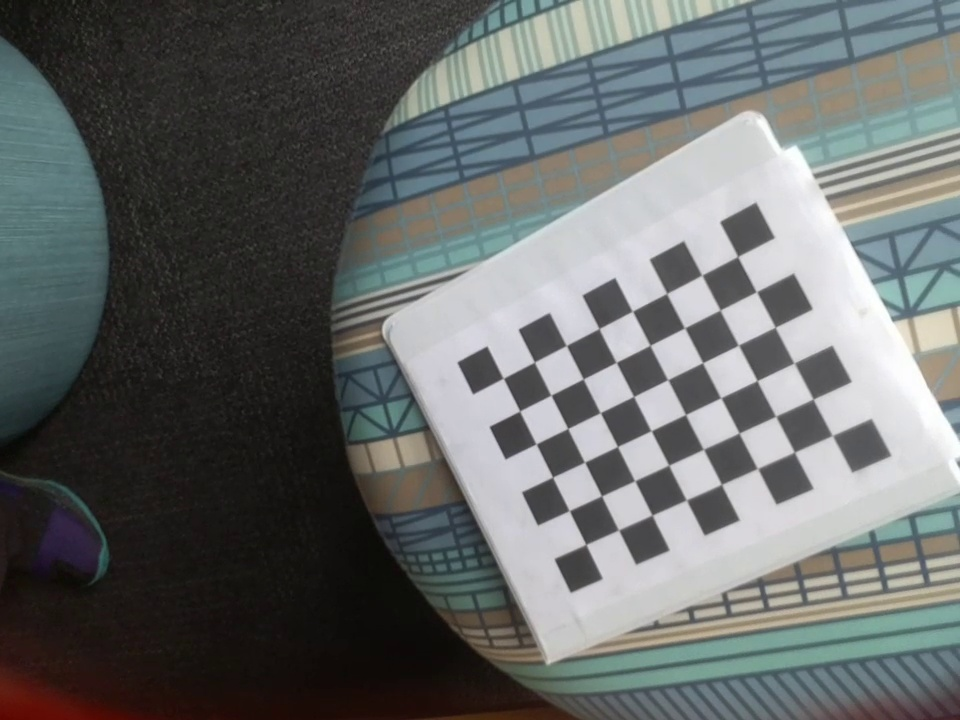
#> input picture calibration/new_calibration_image/new_calibration_image2021_06_06_16_56_37.jpg, 960 x 720 px, found by its file name; its folder holds 4 pictures in this run
$ python calibration.py
#> lines starting #> are read from the running program, lines starting #| are printed output that depends on the picture
### calibration/CamCalib.py
# python class for camera calibration object
# assuming checkerboard calibration pattern is used

import numpy as np
import cv2
import matplotlib.image as mpimg
import matplotlib.pyplot as plt

class CamCalib:

    # constructor
    # assume global z-coordinate is 0
    def __init__(self,w,h,criteria=(cv2.TERM_CRITERIA_EPS +
            cv2.TERM_CRITERIA_MAX_ITER, 30, 0.001)):
        # inputs
        # -- w: no. of inside corners in x-direction
        # -- h: no. of inside corners in y-direction
        # -- criteria: stopping criteria used in refining subpixel coordinates,
        #              in terms of accuracy and iteration number
        assert isinstance(w,int) and isinstance(h,int)

        self.w = w
        self.h = h
        # 3d corner global coordinates (same for all images)
        self.obj_pts = np.zeros((w*h,3),np.float32)
        # grid of x and y coordinates: (2,w,h) -> (wxh,2)
        # from (0,0,0) to (5,7,0)
        self.obj_pts[:,:2] = np.mgrid[0:w,0:h].T.reshape(-1,2)
        # list of 2d corner image coordinates (not same for all images)
        self.img_pts_list = []
        # list of 3d corner global coordinates
        self.obj_pts_list = []
        self.criteria = criteria
        # image size of the camera
        self.im_size = None
        # camera intrinsic matrix
        self.cam_matrix = None
        # camera distortion coefficients
        self.dist_coeffs = None

    # add one image containing checkerboard to calibration algorithm
    def add_image(self,fname,plt=False):
        # input
        # -- fname: name of the image file
        # -- plt: if using matplotlib to plot images, change BGR to RGB
        #         default False
        # output
        # -- marked_img: if input image is valid, return annotated image array
        #             return 'None' if input image is invalid

#> called with plt = False
        assert isinstance(fname,str)


        img = cv2.imread(fname)
#> img is the input picture: shape (720, 960, 3); mean B, G, R 103.7, 104.5, 101.2

        # check image shape and pixel value range
        assert len(img.shape) == 2 or len(img.shape) == 3
        assert np.amax(img)<=255 and np.amin(img)>=0

        gray_img = cv2.cvtColor(img,cv2.COLOR_BGR2GRAY)
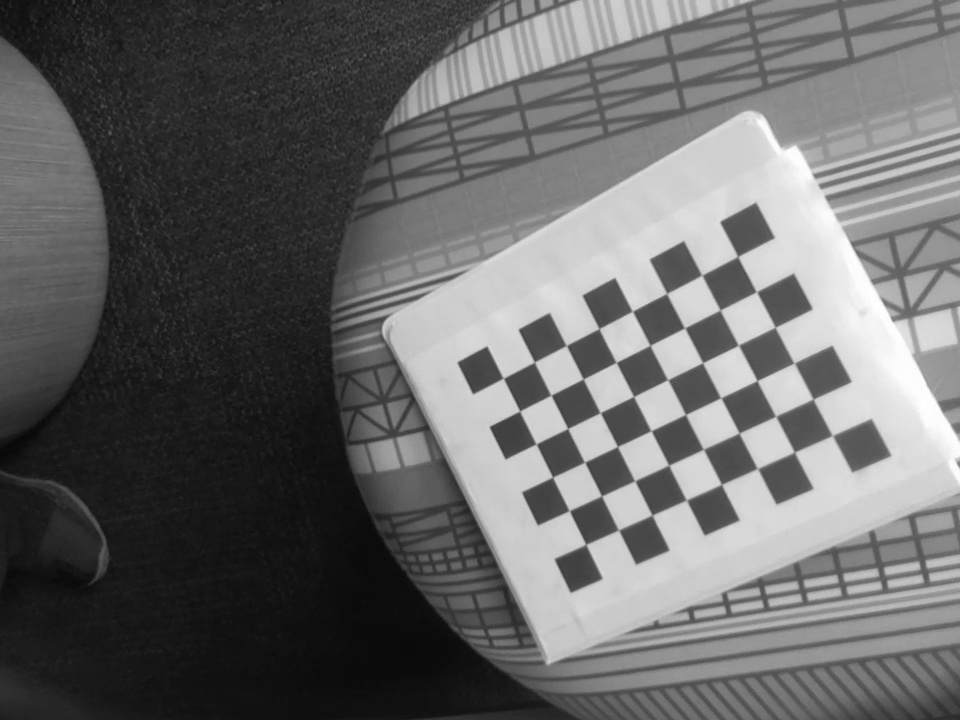
#> gray_img: shape (720, 960); min 6, max 255, mean 103.4

        if self.im_size == None:
            self.im_size = gray_img.shape[::-1]
#> self.im_size = (960, 720)
        else:
            # check if all input images are of same size
            assert self.im_size == gray_img.shape[::-1]

        retval,corners = cv2.findChessboardCorners(gray_img,(self.w,self.h),
                         cv2.CALIB_CB_FAST_CHECK)
#> retval = True; corners = 48 rows, first 8: [503.4, 378.3], [534.5, 361.9], [566.5, 345.6], [599.2, 328.5], [632.5, 311.2], [666.8, 293.6], [701.9, 275.2], [737.5, 256.6]

        # if input image is valid for calibration purpose
        if retval == True:
            # obtain refined sub-pixel 2d image coordinates
            corners_r = cv2.cornerSubPix(gray_img,corners,
                        (11,11),(-1,-1),self.criteria)
#> corners_r = 48 rows, first 8: [503.2, 378.2], [534.4, 362.1], [566.2, 345.5], [599.1, 328.6], [632.4, 311.2], [666.6, 293.5], [701.8, 275.1], [737.7, 256.5]
            self.img_pts_list.append(corners_r)
            self.obj_pts_list.append(self.obj_pts)

        else:
            print('Invalid input image!')
            return None

        marked_img = cv2.drawChessboardCorners(img,(self.w,self.h),
                     corners_r,patternWasFound=True)
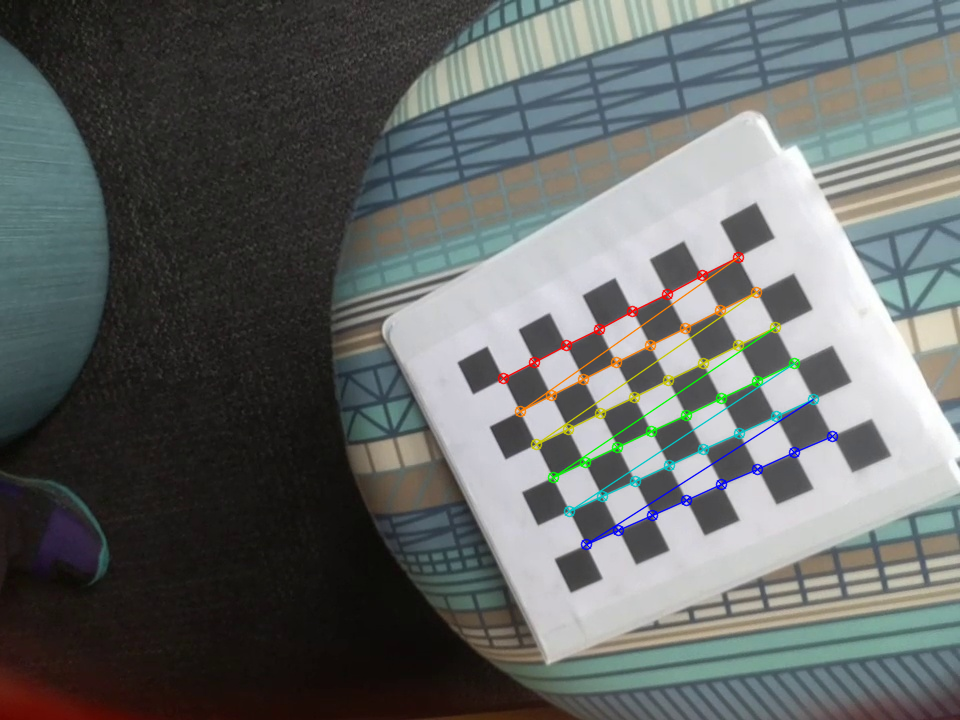
#> marked_img: shape (720, 960, 3); mean B, G, R 103, 104.4, 100.9

        if plt == True and len(marked_img.shape) == 3:
            return np.flip(marked_img,axis=2)

        else:
            return marked_img


    # camera calibration
    def run_calibration(self):
        # need at least 3 images to calibrate
        assert len(self.obj_pts_list) >= 3

        retval, cameraMatrix, distCoeffs, rvecs, tvecs = \
        cv2.calibrateCamera(self.obj_pts_list,self.img_pts_list,
        self.im_size,None,None)

        self.cam_matrix = cameraMatrix
        self.dist_coeffs = distCoeffs

        return retval, cameraMatrix, distCoeffs, rvecs, tvecs


    # image undistortion
    # can only run it when camera is calibrated
    # [33 lines left out: function run_undistortion, not called in this run]

### calibration/calibration.py
from CamCalib import CamCalib
import os
import numpy as np
import pickle
import cv2

if __name__ == '__main__':
    myCam = CamCalib(w=8,h=6)
    # load images
    img_dir = 'new_calibration_image'
    for i,img_name in enumerate(os.listdir(img_dir)):
        # fname = img_dir + '\' + img_name
        fname = '%s\%s' % (img_dir,img_name)
        myCam.add_image(fname)
#> pass 2 of the loop `for i,img_name in enumerate(os.listdir(img_dir)):`:
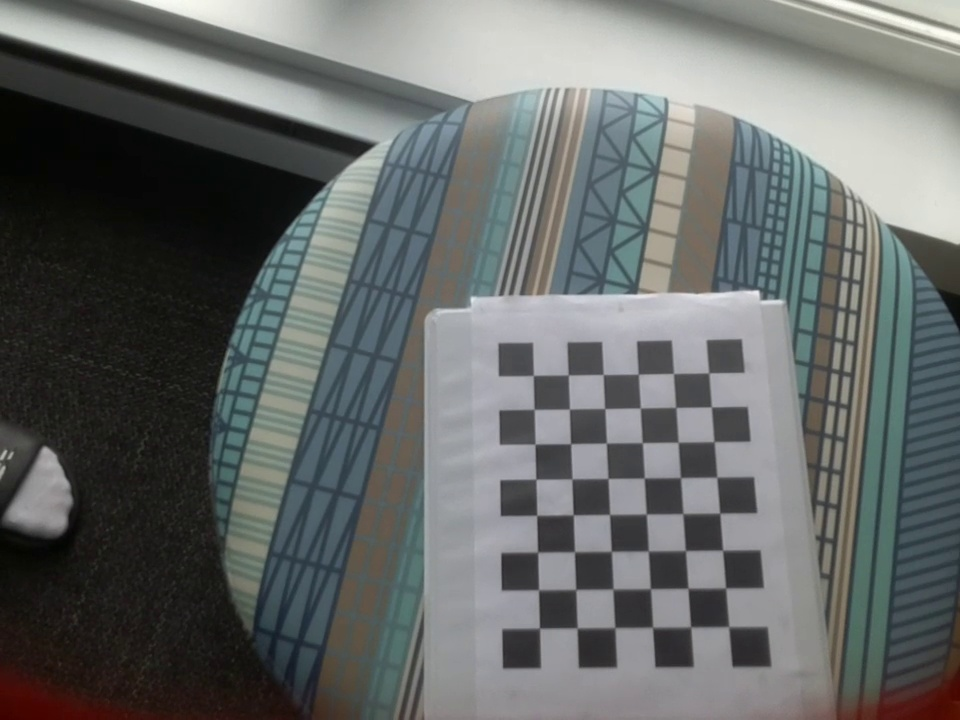
#> input picture calibration/new_calibration_image/new_calibration_image2021_06_06_16_56_43.jpg, 960 x 720 px, found by its file name
#> in add_image, img is the input picture: shape (720, 960, 3); mean B, G, R 103.5, 104.7, 101.2
#> in add_image (call 2), `gray_img = cv2.cvtColor(img,cv2.COLOR_BGR2GRAY)`:
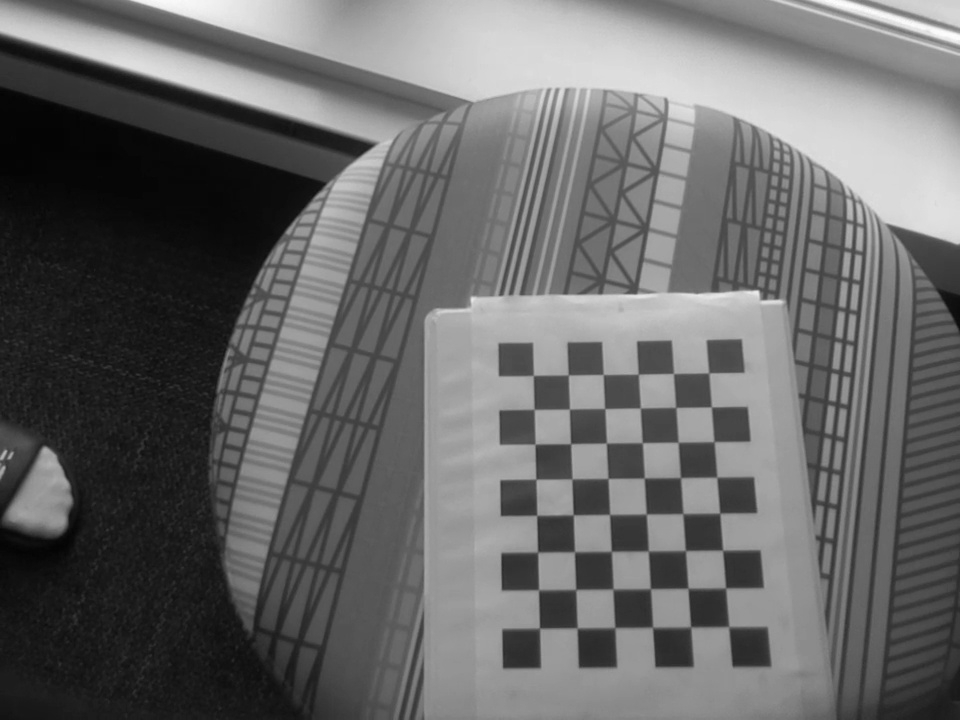
#> gray_img: shape (720, 960); min 3, max 254, mean 103.5
#> corners = 48 rows, first 8: [708.6, 373], [711.5, 406.9], [714, 441.5], [716.7, 477.2], [719.8, 513.1], [722.6, 550.2], [725.7, 587.7], [728.7, 626.3]
#> corners_r = 48 rows, first 8: [708.8, 372.9], [711.4, 406.9], [714, 441.7], [716.7, 477.2], [719.7, 513.2], [722.6, 550.3], [725.6, 588], [728.7, 626.7]
#> in add_image (call 2), `marked_img = cv2.drawChessboardCorners(img,(self.w,self.h), corners_r,..`:
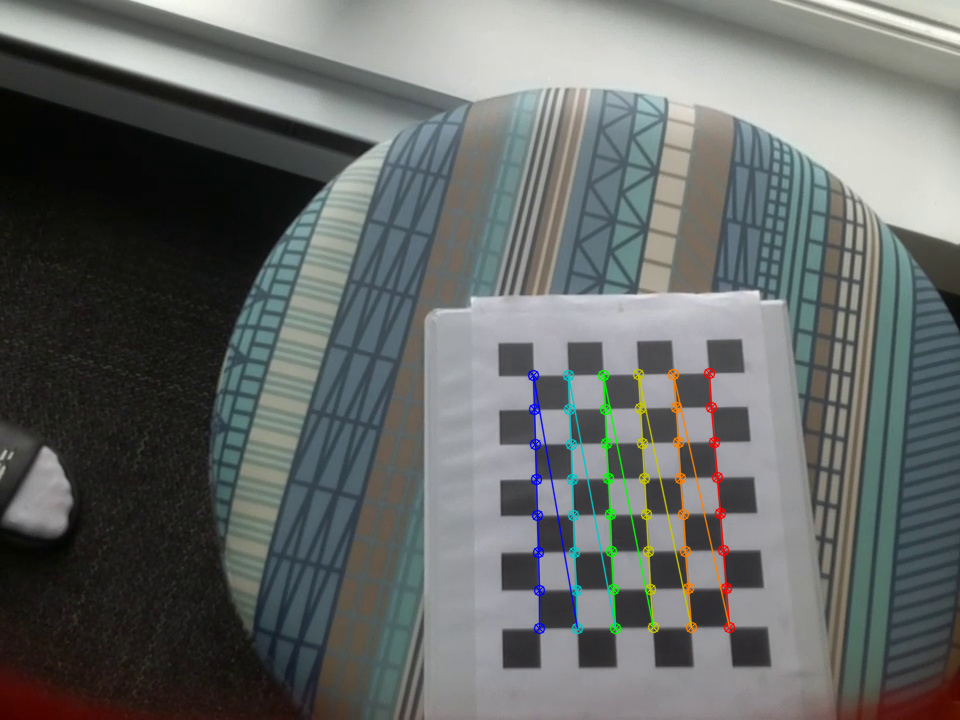
#> marked_img: shape (720, 960, 3); mean B, G, R 103.2, 104.9, 101.2
#> pass 3 of the loop `for i,img_name in enumerate(os.listdir(img_dir)):`:
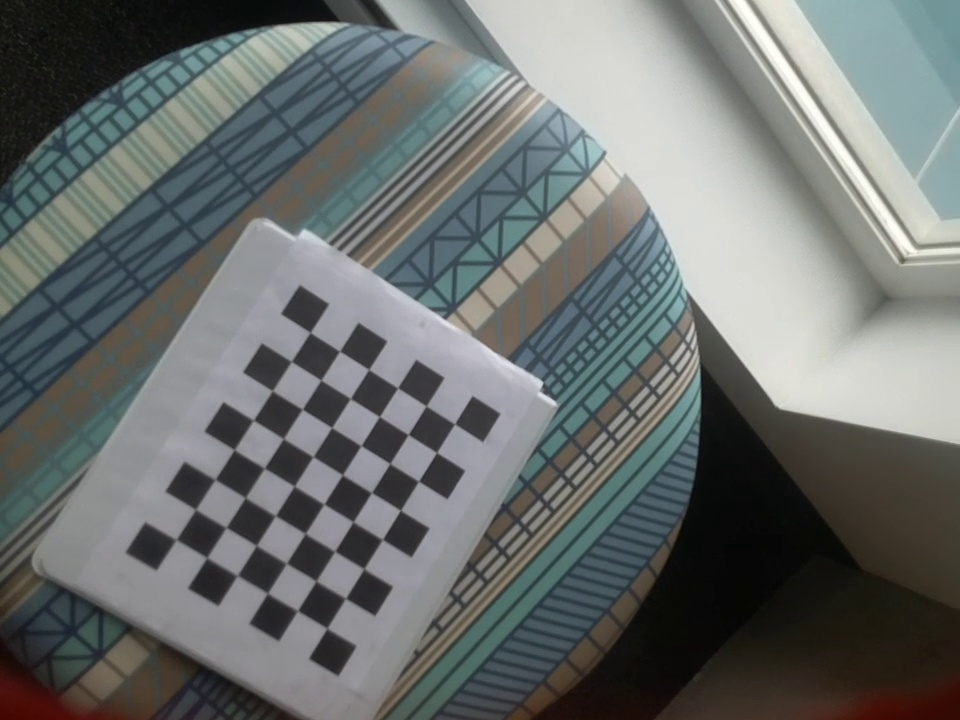
#> input picture calibration/new_calibration_image/new_calibration_image2021_06_06_16_56_54.jpg, 960 x 720 px, found by its file name
#> in add_image, img is the input picture: shape (720, 960, 3); mean B, G, R 109.2, 110.6, 106.3
#> in add_image (call 3), `gray_img = cv2.cvtColor(img,cv2.COLOR_BGR2GRAY)`:
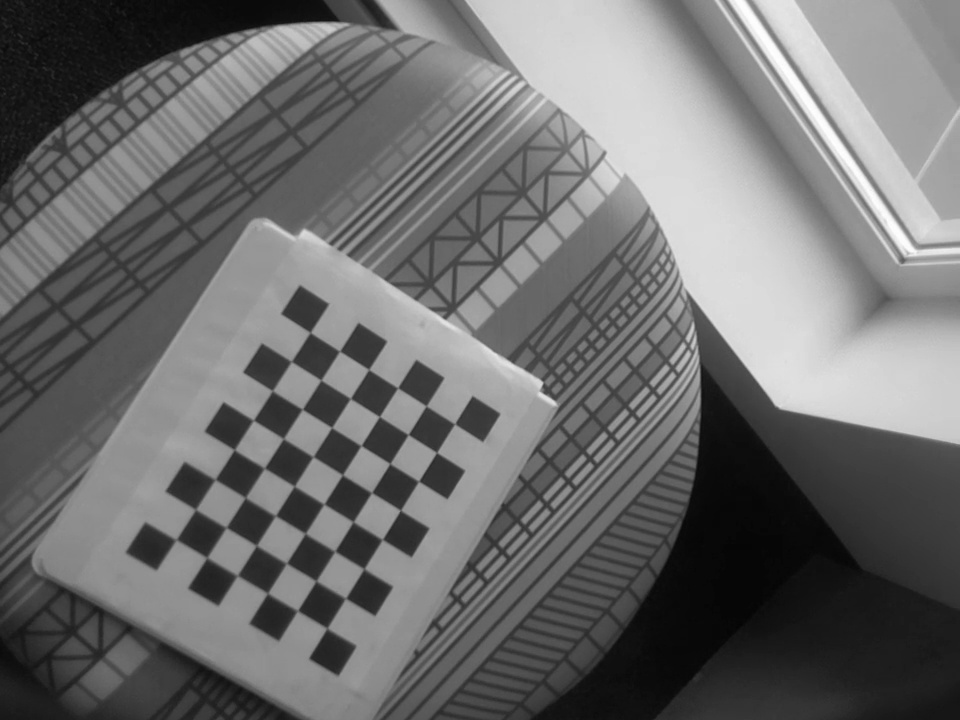
#> gray_img: shape (720, 960); min 4, max 254, mean 109.1
#> corners = 48 rows, first 8: [177.1, 539], [195.6, 509.5], [215.9, 479.4], [234.6, 449.4], [254, 420.3], [272.7, 390.4], [291.4, 361.7], [310.6, 332.5]
#> corners_r = 48 rows, first 8: [176.1, 539.6], [195.5, 509.6], [215, 479.4], [234.3, 449.7], [253.3, 420.2], [272.4, 390.9], [291.2, 361.4], [310, 332.4]
#> the loop made 4 passes; the first 3 are shown

    # calibrate camera
    retval, cameraMatrix, distCoeffs, rvecs, tvecs = \
    myCam.run_calibration()
#> in run_calibration, `retval, cameraMatrix, distCoeffs, rvecs, tvecs = \ cv2.calibrateCamera..`: retval = 0.188; cameraMatrix = [[1025.1, 0, 433.2], [0, 1019.8, 396.7], [0, 0, 1]]; distCoeffs = [[-0.143, 1.32, 0.0111, -0.0139, -3.94]]; rvecs = ([0.0176, 0.392, -0.468], [-0.156, 0.263, 1.55], [0.0713, -0.114, -1.01], [0.0669, 0.0458, -1.11]); tvecs = ([1.9, -0.498, 27.75], [7.82, -0.696, 28.63], [-7.26, 4.06, 29.23], [-2.72, -2.1, 32.84])
#> in run_calibration, `self.cam_matrix = cameraMatrix`: self.cam_matrix has the same summary as cameraMatrix
#> in run_calibration, `self.dist_coeffs = distCoeffs`: self.dist_coeffs = [[-0.143, 1.32, 0.0111, -0.0139, -3.94]]

    np.set_printoptions(precision=3)
    # root mean square reprojection error in terms of pixels
    # between 0.1 and 1.0 for a good calibration
    print('retval:',retval)
    print('cameraMatrix:\n',cameraMatrix)
    print('distCoeffs:\n',distCoeffs)

    # before adding mirror mount
    # with open('drone_cam_params.pickle','wb') as f:
    #     pickle.dump([cameraMatrix,distCoeffs],f)

    # after adding mirror mount
    with open('new_drone_cam_params.pickle','wb') as f:
        pickle.dump([cameraMatrix,distCoeffs],f)

    # [6 lines of commented-out code are left out]
